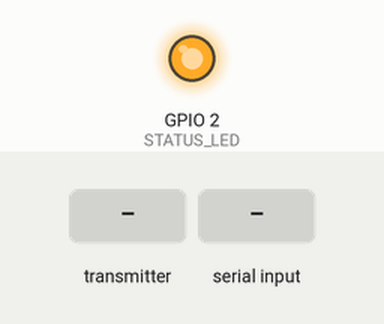
This sketch was run on a simulated ESP32-S3. Parts: output pins drawn as LEDs (lit = HIGH). Dashed ring = blinking. Inputs (shaded band) come from the test bench. What the sketch prints to the serial monitor is not drawn.

Above: at 0.1 s.
At 0.7 s:
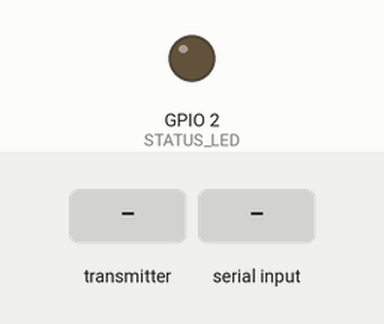
At 3.2 s:
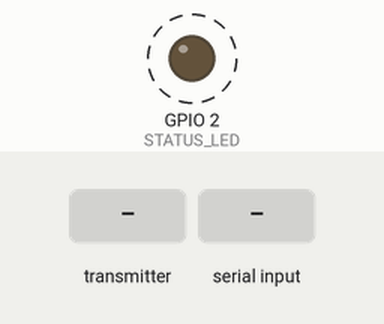
3.3 s: the transmitter starts sending id = 1
5.5 s: "/" received over Serial
7.5 s: the transmitter starts sending id = 2
Timing chart, 0 to 16.5 s (numbered marks = the images above; inputs shaded):
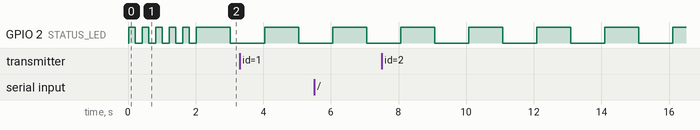

Measured:
- by itself, GPIO 2 (STATUS_LED): alternates HIGH for 1.0 s and LOW for 1.0 s

The sketch:

Data_central.ino
```cpp
/*
 * FireAIDSS Data Central Module
 * ============================
 *
 * ESP32S3-based central communication hub for FireAIDSS drone swarm system.
 * Handles bidirectional communication between laptop control station and drone swarm.
 *
 * Hardware: ESP32S3 Dev Module
 * MAC Address: 24:58:7C:DA:22:44
 *
 * Communication Protocol:
 * - Serial (USB): Commands from laptop, sensor data to laptop
 * - ESP-NOW: Wireless communication with drone modules
 *
 * Command Format (from laptop): "drone_id,val1,val2,val3,val4,val5/"
 * Report Format (to laptop): "drone_id temperature wind_x wind_y wind_z"
 *
 * Updated for FireAIDSS integration with improved error handling and status reporting.
 */

#include <esp_now.h>
#include <WiFi.h>

// Drone MAC addresses - Update these based on actual hardware
uint8_t broadcastAddress1[] = { 0x4C, 0x11, 0xAE, 0x64, 0xFF, 0x30 };  // Drone 1
uint8_t broadcastAddress2[] = { 0xE4, 0x65, 0xB8, 0x75, 0x42, 0x74 };  // Drone 2
uint8_t broadcastAddress3[] = { 0xE4, 0x65, 0xB8, 0x74, 0x4A, 0xC8 };  // Drone 3 (optional)
uint8_t broadcastAddress4[] = { 0x4C, 0x11, 0xAE, 0x65, 0xA6, 0x84 };  // Drone 4 (optional)

// ESP-NOW peer information
esp_now_peer_info_t peerInfo1, peerInfo2, peerInfo3, peerInfo4;

// Data structures
struct command_packet {
  float val1, val2, val3, val4, val5;  // Flight control values
};

struct sensor_report {
  int id;           // Drone ID
  float tmp;        // Temperature (Celsius)
  float Xspd;       // Wind X velocity (m/s)
  float Yspd;       // Wind Y velocity (m/s)
  float Zspd;       // Wind Z velocity (m/s)
};

// Global variables
sensor_report latest_reports[5];  // Store latest reports from each drone (index 0 unused)
command_packet outgoing_command;
String serial_packet = "";
String temp_string = "";
float command_params[10];
unsigned long last_report_time = 0;
unsigned long last_heartbeat = 0;
unsigned long last_command_time = 0;  // 10 Hz command transmission timing
bool drone_connected[5] = {false, false, false, false, false};  // Connection status

// State-based command queue (10 Hz transmission)
struct queued_command {
  int drone_id;
  command_packet cmd;
  bool valid;
};
queued_command command_queue[5];  // Command queue for each drone (index 0 unused)

// Status LED
const int STATUS_LED = 2;
bool led_state = false;

void setup() {
  // Initialize serial communication
  Serial.begin(115200);
  Serial.println("FireAIDSS Data Central Module Starting...");

  // Initialize status LED
  pinMode(STATUS_LED, OUTPUT);
  digitalWrite(STATUS_LED, LOW);

  // Initialize WiFi in station mode
  WiFi.mode(WIFI_STA);
  Serial.print("MAC Address: ");
  Serial.println(WiFi.macAddress());

  // Initialize ESP-NOW
  if (esp_now_init() != ESP_OK) {
    Serial.println("ERROR: ESP-NOW initialization failed");
    return;
  }

  Serial.println("ESP-NOW initialized successfully");

  // Register callbacks
  esp_now_register_send_cb(onDataSent);
  esp_now_register_recv_cb(onDataReceived);

  // Add peers (drone communication modules)
  addPeer(&peerInfo1, broadcastAddress1, "Drone 1");
  addPeer(&peerInfo2, broadcastAddress2, "Drone 2");
  // Uncomment for additional drones:
  // addPeer(&peerInfo3, broadcastAddress3, "Drone 3");
  // addPeer(&peerInfo4, broadcastAddress4, "Drone 4");

  // Initialize sensor report array
  for (int i = 1; i <= 4; i++) {
    latest_reports[i].id = i;
    latest_reports[i].tmp = 0.0;
    latest_reports[i].Xspd = 0.0;
    latest_reports[i].Yspd = 0.0;
    latest_reports[i].Zspd = 0.0;
  }

  // Initialize command queue
  for (int i = 1; i <= 4; i++) {
    command_queue[i].drone_id = i;
    command_queue[i].cmd.val1 = 1500;  // Neutral PWM values
    command_queue[i].cmd.val2 = 1500;
    command_queue[i].cmd.val3 = 1500;
    command_queue[i].cmd.val4 = 1500;
    command_queue[i].cmd.val5 = 0;
    command_queue[i].valid = false;
  }

  Serial.println("FireAIDSS Data Central Module Ready");
  Serial.println("Waiting for commands from control station...");

  // Initial status indication
  for (int i = 0; i < 5; i++) {
    digitalWrite(STATUS_LED, HIGH);
    delay(200);
    digitalWrite(STATUS_LED, LOW);
    delay(200);
  }
}

void loop() {
  // Handle incoming serial commands from laptop
  handleSerialInput();

  // Send queued commands at 10 Hz
  sendQueuedCommands();

  // Send periodic sensor reports to laptop
  sendSensorReports();

  // Send periodic heartbeat
  sendHeartbeat();

  // Update status LED
  updateStatusLED();

  delay(10);  // Small delay for stability
}

void handleSerialInput() {
  if (Serial.available()) {
    delay(2);  // Allow complete packet to arrive

    // Read complete packet
    while (Serial.available()) {
      serial_packet += char(Serial.read());
    }

    // Parse and execute command
    if (serial_packet.length() > 0) {
      parseCommand(serial_packet);
      serial_packet = "";  // Clear for next packet
    }
  }
}

void parseCommand(String packet) {
  temp_string = "";
  int param_index = 0;

  // Parse comma-separated values ending with '/'
  for (int i = 0; i < packet.length(); i++) {
    char c = packet[i];

    if (c == ',') {
      // Store parameter
      if (param_index < 10) {
        command_params[param_index] = temp_string.toFloat();
        param_index++;
      }
      temp_string = "";
    }
    else if (c == '/') {
      // End of packet - store final parameter
      if (param_index < 10) {
        command_params[param_index] = temp_string.toFloat();
      }

      // Execute command
      executeCommand();
      return;
    }
    else {
      temp_string += c;
    }
  }
}

void executeCommand() {
  int drone_id = (int)command_params[0];

  // Validate drone ID
  if (drone_id < 1 || drone_id > 4) {
    Serial.println("ERROR: Invalid drone ID: " + String(drone_id));
    return;
  }

  // Store command in queue for 10 Hz transmission
  command_queue[drone_id].drone_id = drone_id;
  command_queue[drone_id].cmd.val1 = command_params[1];
  command_queue[drone_id].cmd.val2 = command_params[2];
  command_queue[drone_id].cmd.val3 = command_params[3];
  command_queue[drone_id].cmd.val4 = command_params[4];
  command_queue[drone_id].cmd.val5 = command_params[5];
  command_queue[drone_id].valid = true;

  // Report command queued
  Serial.println("CMD_QUEUED: Drone " + String(drone_id) + " -> " +
                 String(command_queue[drone_id].cmd.val1) + "," +
                 String(command_queue[drone_id].cmd.val2) + "," +
                 String(command_queue[drone_id].cmd.val3) + "," +
                 String(command_queue[drone_id].cmd.val4) + "," +
                 String(command_queue[drone_id].cmd.val5));
}

void sendQueuedCommands() {
  // Send queued commands at 10 Hz (100ms interval)
  if (millis() - last_command_time > 100) {
    for (int i = 1; i <= 4; i++) {
      if (command_queue[i].valid) {
        esp_err_t result = ESP_FAIL;

        // Send command to appropriate drone
        switch (i) {
          case 1:
            result = esp_now_send(peerInfo1.peer_addr, (uint8_t*)&command_queue[i].cmd, sizeof(command_queue[i].cmd));
            break;
          case 2:
            result = esp_now_send(peerInfo2.peer_addr, (uint8_t*)&command_queue[i].cmd, sizeof(command_queue[i].cmd));
            break;
          case 3:
            result = esp_now_send(peerInfo3.peer_addr, (uint8_t*)&command_queue[i].cmd, sizeof(command_queue[i].cmd));
            break;
          case 4:
            result = esp_now_send(peerInfo4.peer_addr, (uint8_t*)&command_queue[i].cmd, sizeof(command_queue[i].cmd));
            break;
        }

        // Report transmission status
        if (result == ESP_OK) {
          Serial.println("CMD_SENT: Drone " + String(i) + " @ 10Hz -> " +
                         String(command_queue[i].cmd.val1) + "," + String(command_queue[i].cmd.val2) + "," +
                         String(command_queue[i].cmd.val3) + "," + String(command_queue[i].cmd.val4) + "," +
                         String(command_queue[i].cmd.val5));
        } else {
          Serial.println("CMD_FAIL: Drone " + String(i) + " transmission failed");
        }

        // Keep command valid for continuous transmission at 10 Hz
        // Commands remain active until overwritten by new commands
      }
    }
    last_command_time = millis();
  }
}

void sendSensorReports() {
  // Send sensor data every 500ms
  if (millis() - last_report_time > 50) {
    for (int i = 1; i <= 2; i++) {  // Only drones 1 and 2 for now
      if (drone_connected[i]) {
        // Format: "drone_id temperature wind_x wind_y wind_z"
        String report = String(latest_reports[i].id) + " " +
                       String(latest_reports[i].tmp, 2) + " " +
                       String(latest_reports[i].Xspd, 2) + " " +
                       String(latest_reports[i].Yspd, 2) + " " +
                       String(latest_reports[i].Zspd, 2);

        Serial.println(report);
        delay(10);  // Small delay between reports
      }
    }
    last_report_time = millis();
  }
}

void sendHeartbeat() {
  // Send system status every 5 seconds
  if (millis() - last_heartbeat > 5000) {
    String status = "STATUS: ";
    for (int i = 1; i <= 2; i++) {
      status += "D" + String(i) + ":" + (drone_connected[i] ? "OK" : "DISC") + " ";
    }
    Serial.println(status);
    last_heartbeat = millis();
  }
}

void updateStatusLED() {
  // Blink LED to indicate system activity
  static unsigned long last_blink = 0;
  if (millis() - last_blink > 1000) {
    led_state = !led_state;
    digitalWrite(STATUS_LED, led_state);
    last_blink = millis();
  }
}

// ESP-NOW callback functions
void onDataSent(const uint8_t *mac_addr, esp_now_send_status_t status) {
  // Optional: Handle send confirmation
  if (status != ESP_NOW_SEND_SUCCESS) {
    Serial.println("SEND_FAIL: Command delivery failed");
  }
}

void onDataReceived(const uint8_t *mac, const uint8_t *incoming_data, int len) {
  // Receive sensor reports from drones
  sensor_report received_report;
  memcpy(&received_report, incoming_data, sizeof(received_report));

  // Validate drone ID
  if (received_report.id >= 1 && received_report.id <= 4) {
    // Update latest report
    latest_reports[received_report.id] = received_report;

    // Update connection status
    drone_connected[received_report.id] = true;

    // Optional: Debug output
    /*
    Serial.println("SENSOR: Drone " + String(received_report.id) +
                   " T=" + String(received_report.tmp, 1) + "°C " +
                   "W=[" + String(received_report.Xspd, 1) + "," +
                   String(received_report.Yspd, 1) + "," +
                   String(received_report.Zspd, 1) + "] m/s");
    */
  }
}

// Helper function to add ESP-NOW peers
void addPeer(esp_now_peer_info_t *peer, uint8_t *mac_addr, String drone_name) {
  peer->channel = 0;
  peer->encrypt = false;
  memcpy(peer->peer_addr, mac_addr, 6);

  if (esp_now_add_peer(peer) != ESP_OK) {
    Serial.println("ERROR: Failed to add peer - " + drone_name);
  } else {
    Serial.println("SUCCESS: Added peer - " + drone_name);
  }
}
```
